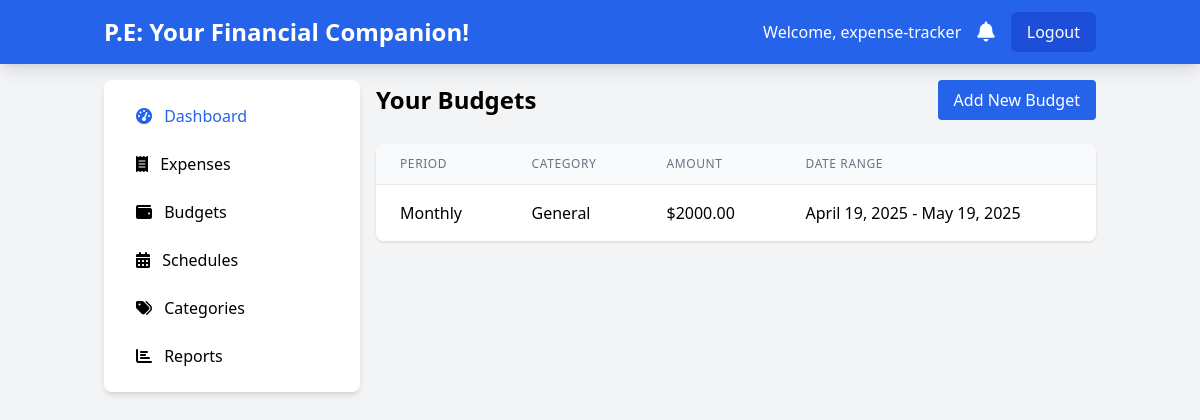
/budgets/ (signed in), run on the app's committed database.
### expenses/models.py (models this page shows, shortened)
class Budget(models.Model):
    PERIOD_CHOICES = [
        ('daily', 'Daily'),
        ('weekly', 'Weekly'),
        ('monthly', 'Monthly'),
    ]
    user = models.ForeignKey(User, on_delete=models.CASCADE)
    amount = models.DecimalField(max_digits=10, decimal_places=2, validators=[MinValueValidator(0)])
    period = models.CharField(max_length=10, choices=PERIOD_CHOICES)
    start_date = models.DateField()
    end_date = models.DateField(null=True, blank=True)
    category = models.ForeignKey(Category, on_delete=models.SET_NULL, null=True, blank=True)

### expenses/views.py (the view)
# urls.py: path('budgets/', views.budgets_list, name='budgets_list'),
@login_required
def budgets_list(request):
    budgets = Budget.objects.filter(user=request.user)
    return render(request, 'expenses/budgets_list.html', {'budgets': budgets})

### expenses/templates/expenses/budgets_list.html
{% extends "expenses/base.html" %}
{% block content %}
<div class="max-w-6xl mx-auto">
    <div class="flex justify-between items-center mb-6">
        <h1 class="text-2xl font-bold">Your Budgets</h1>
        <a href="{% url 'add_budget' %}" class="bg-blue-600 hover:bg-blue-700 text-white px-4 py-2 rounded">
            Add New Budget
        </a>
    </div>
    <div class="bg-white rounded-lg shadow overflow-hidden">
        <table class="min-w-full divide-y divide-gray-200">
            <thead class="bg-gray-50">
                <tr>
                    <th class="px-6 py-3 text-left text-xs font-medium text-gray-500 uppercase tracking-wider">Period</th>
                    <th class="px-6 py-3 text-left text-xs font-medium text-gray-500 uppercase tracking-wider">Category</th>
                    <th class="px-6 py-3 text-left text-xs font-medium text-gray-500 uppercase tracking-wider">Amount</th>
                    <th class="px-6 py-3 text-left text-xs font-medium text-gray-500 uppercase tracking-wider">Date Range</th>
                </tr>
            </thead>
            <tbody class="bg-white divide-y divide-gray-200">
                {% for budget in budgets %}
                <tr>
                    <td class="px-6 py-4 whitespace-nowrap">{{ budget.get_period_display }}</td>
                    <td class="px-6 py-4 whitespace-nowrap">{{ budget.category.name|default:"General" }}</td>
                    <td class="px-6 py-4 whitespace-nowrap">${{ budget.amount|floatformat:2 }}</td>
                    <td class="px-6 py-4 whitespace-nowrap">
                        {{ budget.start_date }}
                        {% if budget.end_date %} - {{ budget.end_date }}{% endif %}
                    </td>
                </tr>
                {% empty %}
                <tr>
                    <td colspan="4" class="px-6 py-4 text-center text-gray-500">No budgets set yet.</td>
                </tr>
                {% endfor %}
            </tbody>
        </table>
    </div>
</div>
{% endblock %}

### expenses/templates/expenses/base.html (shortened to what this page needs)
<!DOCTYPE html>
<html lang="en">
<head>
    <script src="https://cdn.tailwindcss.com"></script>
    <link href="https://cdnjs.cloudflare.com/ajax/libs/font-awesome/6.0.0-beta3/css/all.min.css" rel="stylesheet">
</head>
<body class="bg-gray-100">
    <nav class="bg-blue-600 text-white shadow-lg">
        <div class="container mx-auto px-4 py-3 flex justify-between items-center">
            {% if user.is_authenticated %}
            <a href="{% url 'dashboard' %}" class="text-2xl font-bold">P.E: Your Financial Companion!</a>
            {% endif %}
            {% if user.is_authenticated %}
            <div class="flex items-center space-x-4">
                <span class="hidden md:inline">Welcome, {{ user.username }}</span>
                <a href="{% url 'notifications_list' %}" class="relative">
                    <i class="fas fa-bell text-xl"></i>
                </a>
                <a href="{% url 'logout' %}" class="bg-blue-700 hover:bg-blue-800 px-4 py-2 rounded-md">Logout</a>
            </div>
            {% else %}
            <div>
                <a href="{% url 'login' %}" class="bg-blue-700 hover:bg-blue-800 px-4 py-2 rounded-md mr-2">Login</a>
                <a href="{% url 'register' %}" class="bg-green-600 hover:bg-green-700 px-4 py-2 rounded-md">Sign Up</a>
            </div>
            {% endif %}
        </div>
    </nav>
    {% if user.is_authenticated %}
    <div class="container mx-auto px-4 py-4 flex">
        <aside class="w-64 bg-white rounded-lg shadow-md p-4 mr-4 hidden md:block">
            <ul class="space-y-2">
                <li>
                    <a href="{% url 'dashboard' %}" class="block px-4 py-2 rounded hover:bg-blue-100 text-blue-600">
                        <i class="fas fa-tachometer-alt mr-2"></i> Dashboard
                    </a>
                </li>
                <li>
                    <a href="{% url 'expenses_list' %}" class="block px-4 py-2 rounded hover:bg-blue-100">
                        <i class="fas fa-receipt mr-2"></i> Expenses
                    </a>
                </li>
                <li>
                    <a href="{% url 'budgets_list' %}" class="block px-4 py-2 rounded hover:bg-blue-100">
                        <i class="fas fa-wallet mr-2"></i> Budgets
                    </a>
                </li>
                <li>
                    <a href="{% url 'schedules_list' %}" class="block px-4 py-2 rounded hover:bg-blue-100">
                        <i class="fas fa-calendar-alt mr-2"></i> Schedules
                    </a>
                </li>
                <li>
                    <a href="{% url 'categories_list' %}" class="block px-4 py-2 rounded hover:bg-blue-100">
                        <i class="fas fa-tags mr-2"></i> Categories
                    </a>
                </li>
                <li>
                    <a href="{% url 'reports' %}" class="block px-4 py-2 rounded hover:bg-blue-100">
                        <i class="fas fa-chart-bar mr-2"></i> Reports
                    </a>
                </li>
            </ul>
        </aside>
        {% endif %}
        <main class="flex-1">
            {% block content %}{% endblock %}
        </main>
    </div>
</body>
</html>

### data on the page
Budget: period "Monthly", category.name "General", amount "2000.00", start_date "April 19, 2025", end_date "May 19, 2025"

### other printed values
{{ user.username }} "expense-tracker"
